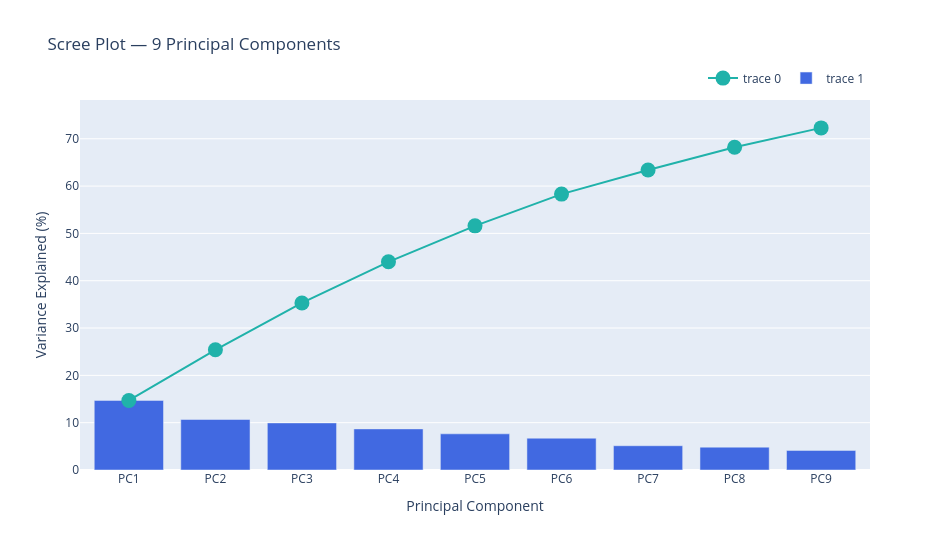

Notebook source saved alongside this figure:
### Markdown cell above
3.2.2 Explained Variance + Cumulative Variance

### Code cell
fig = go.Figure()

fig.add_trace(
    go.Scatter(
        x=df_explained_variance['PC'],
        y=df_explained_variance['Cumulative Variance']*100,
        marker=dict(size=15, color="LightSeaGreen")
    ))

fig.add_trace(
    go.Bar(
        x=df_explained_variance['PC'],
        y=df_explained_variance['Explained Variance']*100,
        marker=dict(color="RoyalBlue")
    ))

fig.update_layout(
    title='Scree Plot — 9 Principal Components',
    xaxis_title='Principal Component',
    yaxis_title='Variance Explained (%)',
    width=950, height=550,
    legend=dict(orientation='h', yanchor='bottom', y=1.02, xanchor='right', x=1)
)

fig.write_image(f"{output_dir}/C3.2_scree_e_cum.png")
fig.show()
print("✔ Saved: C3.2_scree_e_cum.png\n")

### Figure 1 — Plotly figure (JSON) as saved in the notebook; plotly's stock layout.template omitted (floating-point values rounded to 4 significant figures)
{"data": [{"marker": {"color": "LightSeaGreen", "size": 15}, "type": "scatter", "x": ["PC1", "PC2", "PC3", "PC4", "PC5", "PC6", "PC7", "PC8", "PC9"], "y": [14.7, 25.4, 35.3, 44.0, 51.6, 58.3, 63.4, 68.2, 72.3]}, {"marker": {"color": "RoyalBlue"}, "type": "bar", "x": ["PC1", "PC2", "PC3", "PC4", "PC5", "PC6", "PC7", "PC8", "PC9"], "y": [14.71, 10.67, 9.949, 8.686, 7.641, 6.72, 5.13, 4.828, 4.141]}], "layout": {"height": 550, "legend": {"orientation": "h", "x": 1, "xanchor": "right", "y": 1.02, "yanchor": "bottom"}, "title": {"text": "Scree Plot — 9 Principal Components"}, "width": 950, "xaxis": {"title": {"text": "Principal Component"}}, "yaxis": {"title": {"text": "Variance Explained (%)"}}}}
